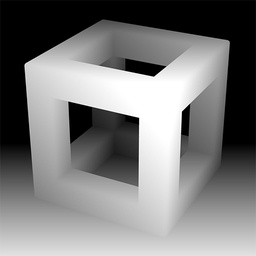
#> input picture Heightmap.jpg, 256 x 256 px, shrunk from 512 x 512 before the run
$ python flowmarch2.py
#> lines starting #> are read from the running program, lines starting #| are printed output that depends on the picture
from PIL import Image, ImageDraw
import math

# linear interpolation function
def lerp(x, y, blend):
    return x + blend * (y - x)

# normalize for color ranges
def normalize01(input):
    return input/255
def normalize255(input):
    normalizedOutput = int(input*255)
    if (normalizedOutput > 255):
        normalizedOutput = 255
    return int(normalizedOutput)

im = Image.open("Heightmap.jpg")
#> im is the input picture: PIL image 256x256 L; min 0, max 255, mean 122.7
im = im.convert("L")

uSteps = im.size[0]
#> uSteps = 256
vSteps = im.size[1]
#> vSteps = 256
status = False
flowColor = (0,0,255)
stepLossRate = 1
materialDensity = .5
rSteps = 150

# we need to generate a list of U,V tuples to pass to the drawing board
draw = ImageDraw.Draw(im)

for rotation in range(0, rSteps):
    im = Image.open("Heightmap.png")
    im = im.convert("L")
    uSteps = im.size[0]
    vSteps = im.size[1]
    im = im.rotate(rotation*(360/rSteps))

    for column in range(0,uSteps):
        startUV = (int(uSteps/2),1)

        # init prevHeight
        prevHeight = 0

        # init density
        flowDensity = 1

        # init coordinate positions
        uPos = column
        vPos = 0

        if status:
            print("Step: " + str(column+1) + "/" + str(uSteps))

        # draw flowColor over the current pixel
        # if heightColor is less than prevHeight, flowDensity is unchanged - if it's MORE than prevHeight, deltaHeight is subtracted from flowDensity

        # loop through every vertical pixel in this U column
        for row in range(0,vSteps):
            # reduce flowDensity by loss rate
            flowDensity = flowDensity * stepLossRate

            # only do if valid UV in range
            if (vPos <= vSteps):
                # get height at current pixel
                height = im.getpixel((uPos,vPos))

                # get deltaHeight
                deltaHeight = normalize01(height - prevHeight) * materialDensity

                # if deltaHeight is positive, lower density
                if (deltaHeight > 0):
                    newDensity = flowDensity - deltaHeight

                    # prevent negative flowDensity
                    if (newDensity > 0):
                        flowDensity = newDensity
                    else:
                        flowDensity = 0

                #print(flowDensity)

                # calculate newColor
                # interpolate between flowColor and height according to flowDensity
                newR = int(lerp(height, flowColor[0],normalize255(flowDensity)))

                newColor = (newR,newR,newR)

                # draw newColor onto current pixel
                im.putpixel((uPos,vPos),normalize255(flowDensity))
                #print(newColor)

                prevHeight = height

            # increment the v position if in range
            newVPos = vPos + 1
            if (newVPos <= vSteps):
                vPos = newVPos
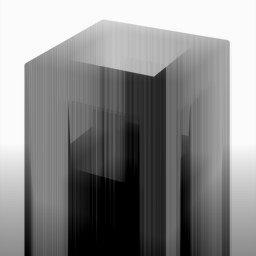
#> im: PIL image 256x256 L; min 0, max 252, mean 136.2
#> (the run stopped early here; a loop or call above may not have finished)
